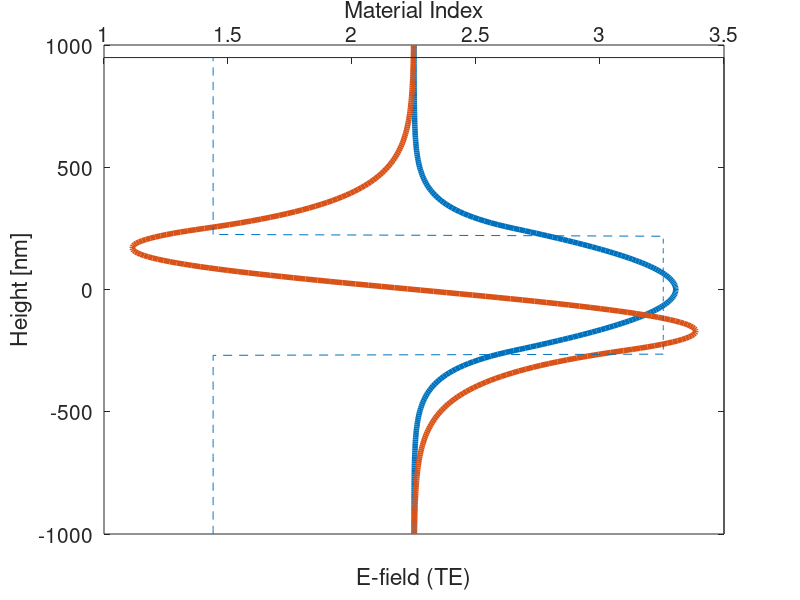
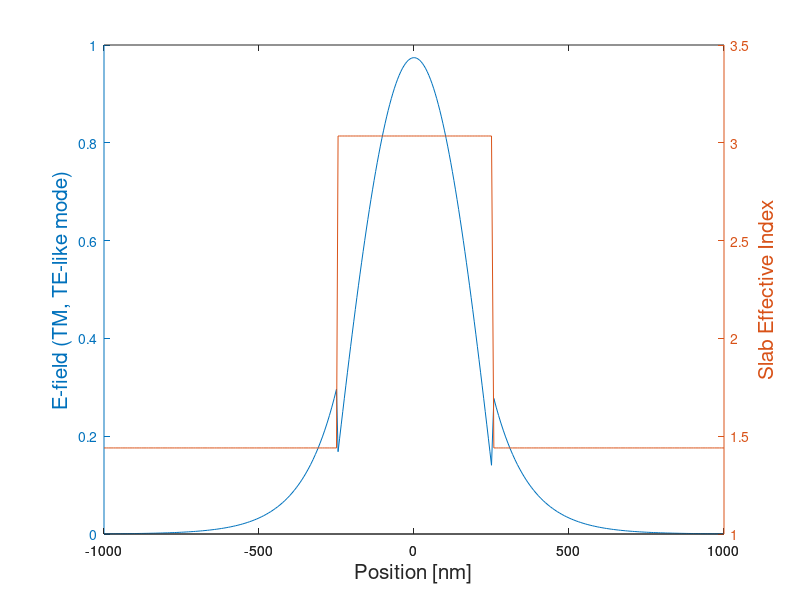

MATLAB code to generate these figures, in order: (Note: this script raises an error after producing the figures.)
% wg_EIM_profile.m - Effective Index Method - mode profile
% Lukas Chrostowski, 2012
% usage, e.g.:
%  wg_EIM_profile (1.55e-6, 0.22e-6, 0.5e-6, 90e-9, 3.47, 1, 1.44, 100, 2)

function wg_EIM_profile_main
	[neff_TEwg]=wg_EIM_profile (1.60e-6, 0.5e-6, 0.5e-6, 0, 3.47, 1.44, 1.44, 100, 2)


%%%%%%%%%%%%%%%%%%%%%%%%%%%%%%%%%%%%%%%%%%%%%%%%%%%%%%%%%%%%
%%%%%%%%%%%%%%%%%%%%%%%%%%%%%%%%%%%%%%%%%%%%%%%%%%%%%%%%%%%%		

function [neff_TEwg]=wg_EIM_profile (lambda, t, w, t_slab, n_core, n_clad, n_oxide, pts, M)

	% find TE (TM) modes of slab waveguide (waveguide core and slab portions):
	[nTE,nTM]=wg_1D_analytic (lambda, t, n_oxide, n_core, n_clad);
	if gt(t_slab,0)
		[nTE_slab,nTM_slab]=wg_1D_analytic (lambda, t_slab, n_oxide, n_core, n_clad);
	else
		nTE_slab=n_clad; nTM_slab=n_clad;
	end
	[xslab,TE_Eslab,TE_Hslab,TM_Eslab,TM_Hslab]=wg_1D_mode_profile (lambda, t, n_oxide, n_core, n_clad, pts, M);

	figure%(1);  clf; subplot (2,2,2); 
    Fontsize=15;
	plot(TE_Eslab/max(max(TE_Eslab)),xslab*1e9,'LineWidth',4);hold all;
	ylabel('Height [nm]','FontSize',Fontsize); 
	xlabel({' ','E-field (TE)'},'FontSize',Fontsize); 
	set(gca,'FontSize',Fontsize,'XTick',[]);
	axis tight; a=axis; axis ([a(1)*1.1, a(2)*1.1, a(3), a(4)]);
	Ax1 = gca; Ax2 = axes('Position',get(Ax1,'Position'));
	get(Ax1,'Position');
    nx=[nTE_slab(1)*ones(pts,1); nTE(1)*ones(pts-1,1); nTE_slab(1)*ones(pts-1,1)]';
	plot (nx, xslab*1e9,  'LineWidth',0.5,'LineStyle','--','parent',Ax2); 
	a2=axis; axis ([a2(1), a2(2), a(3), a(4)]);
	set(Ax2,'Color','none','XAxisLocation','top', 'YTick',[],'TickDir','in'); 
	set(gca,'YAxisLocation','right'); box off;
	xlabel('Material Index','FontSize',Fontsize); 
	set(gca,'FontSize',Fontsize); 
%    print -dpdf eim1.pdf

	% TE-like modes of the etched waveguide (for fundamental slab mode)
	%   solve for the "TM" modes:
	[nTE,nTM]=wg_1D_analytic (lambda, w, nTE_slab(1), nTE(1), nTE_slab(1));
	neff_TEwg=nTM;
	[xwg,TE_E_TEwg,TE_H_TEwg,TM_E_TEwg,TM_H_TEwg]=wg_1D_mode_profile (lambda, w, nTE_slab(1), nTE(1), nTE_slab(1), pts, M);

    nx=[nTE_slab(1)*ones(pts,1); nTE(1)*ones(pts-1,1); nTE_slab(1)*ones(pts-1,1)]';
    figure%(1); subplot (2,2,3);
    % Plot the data on with a left and right axes. Return the axes and line
    % objects.
    [ax, h1, h2] = plotyy(xwg*1e9, TM_E_TEwg(:,1)/max(max(TM_E_TEwg)), xwg*1e9, nx);
    % Set the Xlabel and yLabel of each axes
    xlabel('Position [nm]','FontSize',Fontsize);
    ylabel(ax(1),'E-field (TM, TE-like mode)','FontSize',Fontsize);
    ylabel(ax(2), 'Slab Effective Index','FontSize',Fontsize);
    % Change the color of the right axes and the line style of line plot
    % associated with that axes.
    ax(2).YColor = 'b';
    h2.LineStyle = '--';
    h2.LineWidth = 0.5;
    h2.Color = 'b';
    % Set the Line width of the two line plots of the left axes.
    h1(1).LineWidth = 4;
    % Remove the left Tick labels.
    ax(1).YTick = [];
    % Set the YLim property so the plots line up.
    ax(2).YLim = [1.4, 2.6];
    ax(2).YTick = 1.4:0.2:2.6;
    
    % Plot the product of the two fields
	figure%(1); subplot (2,2,1);
	Exy=TM_E_TEwg(:,1)*(TE_Eslab(1,:));
	contourf(xwg*1e9,xslab*1e9,abs(Exy')/max(max(Exy))')
    % colormap('jet')
    axis equal
	xlabel ('X (nm)','FontSize',Fontsize); 
	ylabel ('Y (nm)','FontSize',Fontsize); 
	set (gca, 'FontSize',Fontsize); 
	A=axis; axis([A(1)+0.4, A(2)-0.4, A(3)+.2, A(4)-0.2]);
	title('Effective Index Method');
	% Draw the waveguide:
	rectangle ('Position',[-w/2,-t/2,w,t]*1e9, 'LineWidth',1, 'EdgeColor','white')
	if gt(t_slab,0)
		rectangle ('Position',[-M*w,-t/2,(M-0.5)*w, t_slab]*1e9, 'LineWidth',1, 'EdgeColor','white')
		rectangle ('Position',[w/2,-t/2,(M-0.5),t_slab]*1e9, 'LineWidth',1, 'EdgeColor','white')
    end

    
function draw_WG_vertical(M)
	pP=get(gca,'Position');pPw=pP(3); 
	pPc=pP(3)/2+pP(1); pP2=pPw/4/M;
	annotation ('line',[pPc-pP2,pPc-pP2], [pP(2),pP(4)+pP(2)],'LineStyle','--');
	annotation ('line',[pPc+pP2,pPc+pP2], [pP(2),pP(4)+pP(2)],'LineStyle','--');
	axis tight; a=axis; axis ([a(1), a(2), a(3)*1.1, a(4)*1.1]);

function draw_WG_horiz(M)
	pP=get(gca,'Position');pPw=pP(4); 
	pPc=pP(4)/2+pP(2); pP2=pPw/4/M;
	annotation ('line',[pP(1),pP(3)+pP(1)], [pPc-pP2,pPc-pP2],'LineStyle','--');
	annotation ('line',[pP(1),pP(3)+pP(1)], [pPc+pP2,pPc+pP2],'LineStyle','--');
	axis tight; a=axis; axis ([a(1)*1.1, a(2)*1.1, a(3), a(4)]);


%%%%%%%%%%%%%%%%%%%%%%%%%%%%%%%%%%%%%%%%%%%%%%%%%%%%%%%%%%%%
%%%%%%%%%%%%%%%%%%%%%%%%%%%%%%%%%%%%%%%%%%%%%%%%%%%%%%%%%%%%		

function [x, TE_E, TE_H, TM_E, TM_H]= wg_1D_mode_profile (lambda, t, n1, n2, n3, pts, M)
	[nTE,nTM,TEparam,TMparam]= wg_1D_analytic(lambda,t,n1,n2,n3);
    x1=linspace( -M*t, -t/2, pts); 
    x2=linspace( -t/2, t/2, pts); x2 = x2(2:end);
    x3=linspace( t/2, M*t, pts);  x3 = x3(2:end);
    x=[x1 x2 x3];
    nx=[n1*ones(pts,1); n2*ones(pts-1,1); n3*ones(pts-1,1)]';
	mu0=4*pi*1e-7; epsilon0=8.85e-12; eta=sqrt(mu0/epsilon0); c=3e8; % constants
	for i=1:length(nTE)
		h=TEparam(i,2);q=TEparam(i,3); p=TEparam(i,4);
		beta = 2*pi*nTE(i)/lambda;
		C=2*h*sqrt ( 2*pi*c/lambda*mu0 / (beta * (t+1/q+1/p)*(h^2+q^2) ) ); % normalize to 1W
		% n1, n2, n3 regions
		TE_E(i,:)=C*[exp(q*(x1+t/2)), (cos(h*(x2+t/2))+q/h*sin(h*(x2+t/2))), (cos(h*t)+q/h*sin(h*t)).*exp(-p*(x3-t/2))];
	end
	TE_H=TE_E'.*(nx'*ones(1,length(nTE)))/eta;

	for i=1:length(nTM)
		h=TMparam(i,2); q=TMparam(i,3);
		p=TMparam(i,4); qb=n2^2/n1^2*q;pb=n2^2/n3^2*p;
		beta = 2*pi*nTM(i)/lambda;
		temp=(qb^2+h^2)/qb^2 * (t/n2^2 + (q^2+h^2)/(qb^2+h^2)/n1^2/q + ( p^2+h^2)/(p^2+h^2)/n3^2/p) ;
		C=2*sqrt ( 2*pi*c/lambda*epsilon0 / (beta * temp )); % normalize to 1W
		TM_H(i,:)=C*[h/qb*exp(q*(x1+t/2)), (h/qb*cos(h*(x2+t/2))+sin(h*(x2+t/2))), (h/qb*cos(h*t)+sin(h*t)).*exp(-p*(x3-t/2))];
	end
	TM_E=TM_H'./(nx'*ones(1,length(nTM)))*eta;


%%%%%%%%%%%%%%%%%%%%%%%%%%%%%%%%%%%%%%%%%%%%%%%%%%%%%%%%%%%%
%%%%%%%%%%%%%%%%%%%%%%%%%%%%%%%%%%%%%%%%%%%%%%%%%%%%%%%%%%%%		
function [nTE,nTM,TEparam,TMparam]=wg_1D_analytic (lambda, t, n1, n2, n3)
	k0 = 2*pi/lambda;
	b0 = linspace( max([n1 n3])*k0, n2*k0, 1000);   %k0*n3 less than b less than k0*n2
	b0 = b0(1:end-1);
	te0=TE_eq(b0,k0,n1,n2,n3,t);
	tm0=TM_eq(b0,k0,n1,n2,n3,t);

	%TE
	intervals=ge(te0,0)-lt(te0,0);
	izeros=find(lt(diff(intervals),0));
	X0=[b0(izeros); b0(izeros+1)]';
	[nzeros,scrap]=size(X0);
	for i=1:nzeros
		nTE(i)=fzero(@(x) TE_eq(x,k0,n1,n2,n3,t),X0(i,:))/k0;
		[TEparam(i,1),TEparam(i,2),TEparam(i,3),TEparam(i,4)]= TE_eq(nTE(i)*k0,k0,n1,n2,n3,t);
	end
	nTE=nTE(end:-1:1);
	TEparam=TEparam(end:-1:1,:);

	%TM
	intervals=ge(tm0,0)-lt(tm0,0);
	izeros=find(lt(diff(intervals),0));
	X0=[b0(izeros); b0(izeros+1)]';
	[nzeros,scrap]=size(X0);
	for i=1:nzeros
		nTM(i)=fzero(@(x) TM_eq(x,k0,n1,n2,n3,t),X0(i,:))/k0;
		[TMparam(i,1),TMparam(i,2),TMparam(i,3),TMparam(i,4)]= TM_eq(nTM(i)*k0,k0,n1,n2,n3,t);
	end
	if gt(nzeros,0)
		nTM=nTM(end:-1:1);
		TMparam=TMparam(end:-1:1,:);
	else
		nTM=[];
	end

function [te0,h0,q0,p0]=TE_eq(b0,k0,n1,n2,n3,t)
	h0 = sqrt( (n2*k0)^2 - b0.^2 );
	q0 = sqrt( b0.^2 - (n1*k0)^2 );
	p0 = sqrt( b0.^2 - (n3*k0)^2 );
	% the objective is to find zeroes of te0 and tm0
	te0 = tan( h0*t ) - (p0+q0)./h0./(1-p0.*q0./h0.^2);

function [tm0,h0,q0,p0]=TM_eq(b0,k0,n1,n2,n3,t)
	h0 = sqrt( (n2*k0)^2 - b0.^2 );
	q0 = sqrt( b0.^2 - (n1*k0)^2 );
	p0 = sqrt( b0.^2 - (n3*k0)^2 );
	pbar0 = (n2/n3)^2*p0;
	qbar0 = (n2/n1)^2*q0;
	tm0 = tan( h0*t ) - h0.*(pbar0+qbar0)./(h0.^2-pbar0.*qbar0);
	
